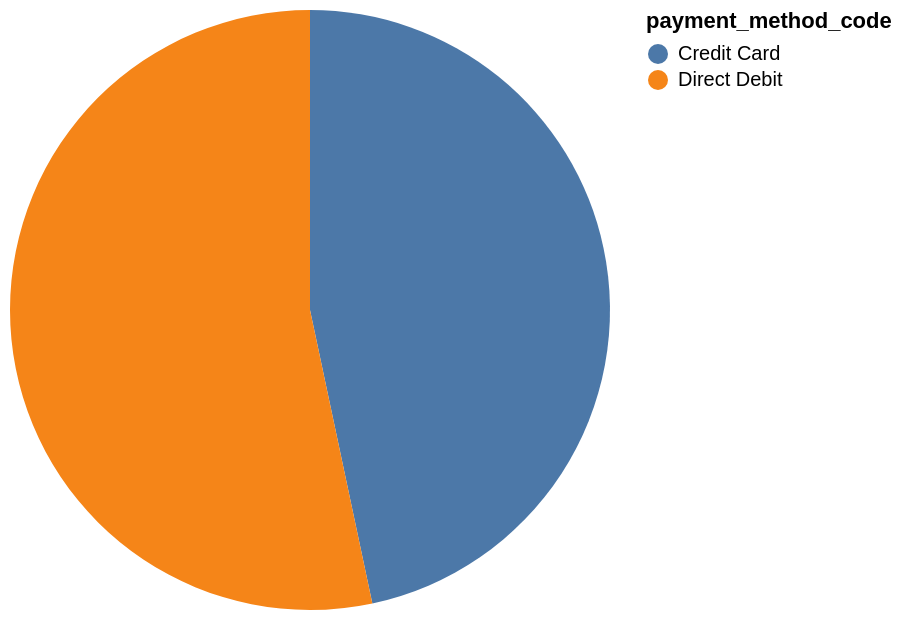

Write a Vega-Lite specification for this figure.
### Vega-Lite specification from a JSON file in a GitHub repository (floating-point values rounded to 4 significant figures)
{"data": {"values": [{"x_data": "Credit Card", "y_data": 7}, {"x_data": "Direct Debit", "y_data": 8}]}, "mark": "arc", "encoding": {"theta": {"field": "y_data", "type": "quantitative", "title": "COUNT(payment_method_code)"}, "color": {"field": "x_data", "type": "nominal", "title": "payment_method_code"}}}
